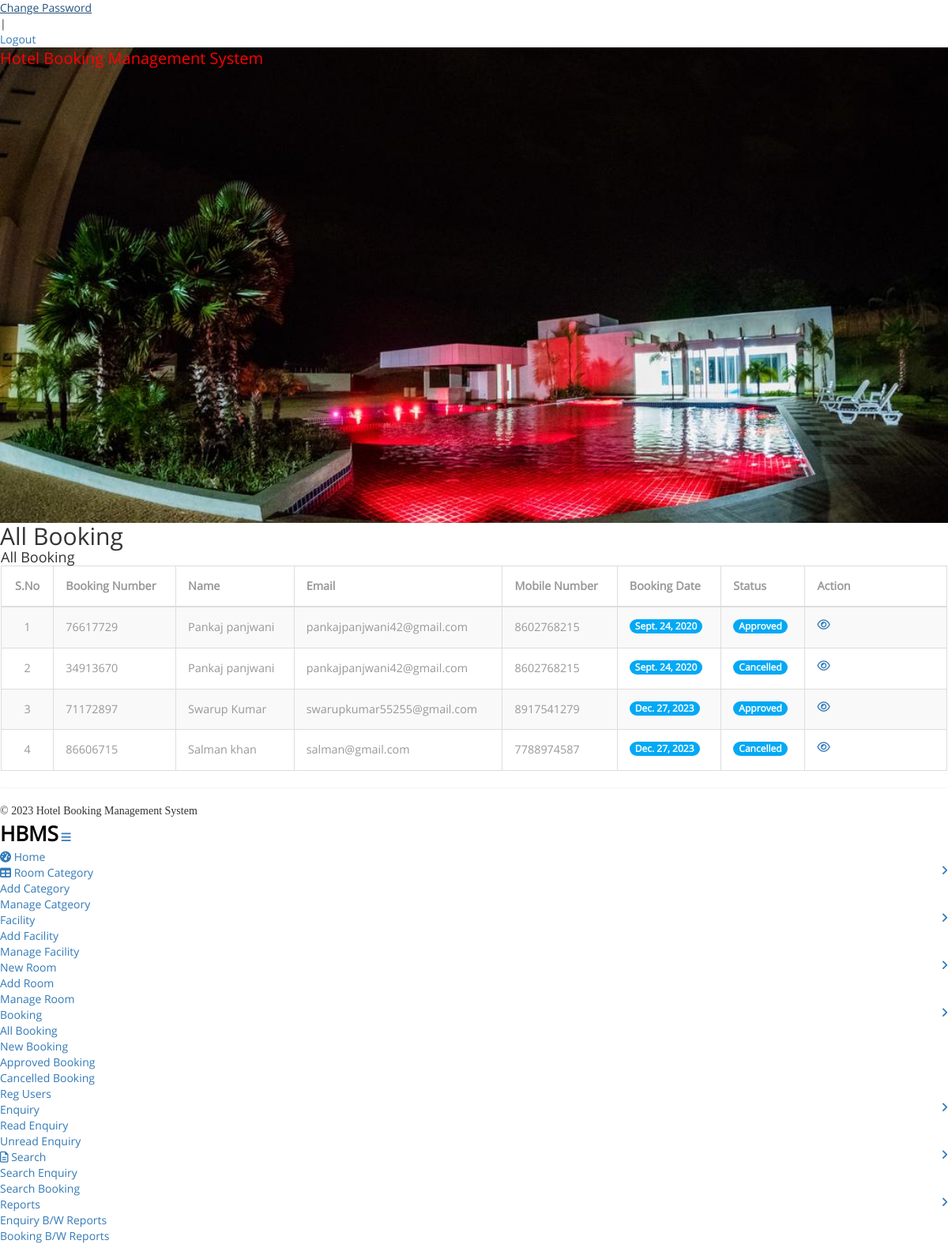
Screenshot of /all_booking (signed in) with the database file from the repository.
### hotel/models.py (models this page shows, shortened)
class Booking(models.Model):
    roomid = models.ForeignKey(Room, on_delete=models.CASCADE)
    bookingnumber = models.CharField(max_length=100)
    userid = models.ForeignKey(User, on_delete=models.CASCADE)
    idtype = models.CharField(max_length=50)
    gender = models.CharField(max_length=10)
    address = models.CharField(max_length=500)
    checkindate = models.DateField()
    checkoutdate = models.DateField()
    bookingdate = models.DateField()
    remark = models.CharField(max_length=100)
    status = models.CharField(max_length=100)

### hotel/views.py (the view)
# urls.py: path('all_booking',all_booking, name='all_booking'),
def all_booking(request):
    if not request.user.is_authenticated:
        return redirect('admin_login')
    book = Booking.objects.all()
    bookcount = Booking.objects.all().count()
    d = {'book':book,'bookcount':bookcount}
    return render(request,'all_booking.html', d)

### hotel/templates/all_booking.html (shortened to what this page needs)
{% load static %}
{% block body %}
<html>
<head>
<link href="{% static 'admin/css/bootstrap.min.css' %}" rel='stylesheet' type='text/css' />
<link href="{% static 'admin/css/style.css' %}" rel='stylesheet' type='text/css' />
<link href="{% static 'admin/css/font-awesome.css' %}" rel="stylesheet">
<link rel="stylesheet" href="{% static 'admin/css/icon-font.min.css' %}" type='text/css' />
</head>
<body>
   <div class="page-container">
	<div class="left-content">
	   <div class="inner-content">
			{% include 'adminheader.html' %}
			<div class="content">
<div class="women_main">
	<div class="grids">
					<div class="progressbar-heading grids-heading">
						<h2>All Booking</h2>
					</div>
					<div class="panel panel-widget forms-panel">
						<div class="forms">
							<div class="form-grids widget-shadow" data-example-id="basic-forms">
								<div class="form-title">
									<h4>All Booking</h4>
								</div>
								<div class="form-body">
									     <table class="table table-bordered table-striped table-vcenter js-dataTable-full-pagination">
                                <thead>
                                    <tr>
                                        <th class="text-center">S.No</th>
                                        <th>Booking Number</th>
                                        <th>Name</th>
                                        <th class="d-none d-sm-table-cell">Email</th>
                                        <th class="d-none d-sm-table-cell">Mobile Number</th>
                                        <th class="d-none d-sm-table-cell">Booking Date</th>
                                        <th class="d-none d-sm-table-cell">Status</th>
                                        <th class="d-none d-sm-table-cell" style="width: 15%;">Action</th>
                                       </tr>
                                </thead>
                                <tbody>
                                     {% for i in book %}
                                    <tr>
                                        <td class="text-center">{{forloop.counter}}</td>
                                        <td class="font-w600">{{i.bookingnumber}}</td>
                                        <td class="font-w600">{{i.userid.first_name}}</td>
                                        <td class="d-none d-sm-table-cell">{{i.userid.username}}</td>
                                        <td class="d-none d-sm-table-cell">{{i.userid.last_name}}</td>
                                        <td class="d-none d-sm-table-cell">
                                            <span class="badge badge-primary">{{i.bookingdate}}</span>
                                        </td>
                                        {% if i.status == "" %}
                     <td class="font-w600">Not Updated Yet</td>
                        {% else %}
                                        <td class="d-none d-sm-table-cell">
                                            <span class="badge badge-primary">{{i.status}}</span>
                                        </td>
                        {% endif %}
                                         <td class="d-none d-sm-table-cell"><a href="{% url 'booking_detail' i.id %}"><i class="fa fa-eye" aria-hidden="true"></i></a></td>
                                    </tr>
                             {% endfor %}
                                </tbody>
                            </table>
								</div>
							</div>
						</div>
					</div>
				</div>
{% include 'adminfooter.html' %}
</div>
</div>
		</div>
</div>
			{% include 'adminsidebar.html' %}
							</div>
</body>
</html>
{% endblock %}

### hotel/static/css/style.css (style rules this page uses)
body a { transition:0.5s all; -webkit-transition:0.5s all; -moz-transition:0.5s all; -o-transition:0.5s all; -ms-transition:0.5s all; }
h1,h2,h3,h4,h5,h6 { padding:0 0; margin:0 0; }
body { padding:0 0; margin:0 0; font-family: 'OpenSans-Regular' }
.table > thead > tr > th, .table > tbody > tr > th, .table > tfoot > tr > th, .table > thead > tr > td, .table > tbody > tr > td, .table > tfoot > tr > td { border-top: none !important; }
.badge-primary { background-color: #03a9f4; }
.table td, .table>tbody>tr>td, .table>tbody>tr>th, .table>tfoot>tr>td, .table>tfoot>tr>th, .table>thead>tr>td, .table>thead>tr>th { padding: 15px!important; }
.table > thead > tr > th, .table > tbody > tr > th, .table > tfoot > tr > th, .table > thead > tr > td, .table > tbody > tr > td, .table > tfoot > tr > td { font-size: 0.9em; color: #999; border-top: none !important; }

### rows the page displays
Booking: bookingnumber "76617729", userid.first_name "Pankaj panjwani", userid.username "pankajpanjwani42@gmail.com", userid.last_name "8602768215", bookingdate "Sept. 24, 2020", status "Approved"
Booking: bookingnumber "34913670", userid.first_name "Pankaj panjwani", userid.username "pankajpanjwani42@gmail.com", userid.last_name "8602768215", bookingdate "Sept. 24, 2020", status "Cancelled"
Booking: bookingnumber "71172897", userid.first_name "Swarup Kumar", userid.username "swarupkumar55255@gmail.com", userid.last_name "8917541279", bookingdate "Dec. 27, 2023", status "Approved"
Booking: bookingnumber "86606715", userid.first_name "Salman khan", userid.username "salman@gmail.com", userid.last_name "7788974587", bookingdate "Dec. 27, 2023", status "Cancelled"
